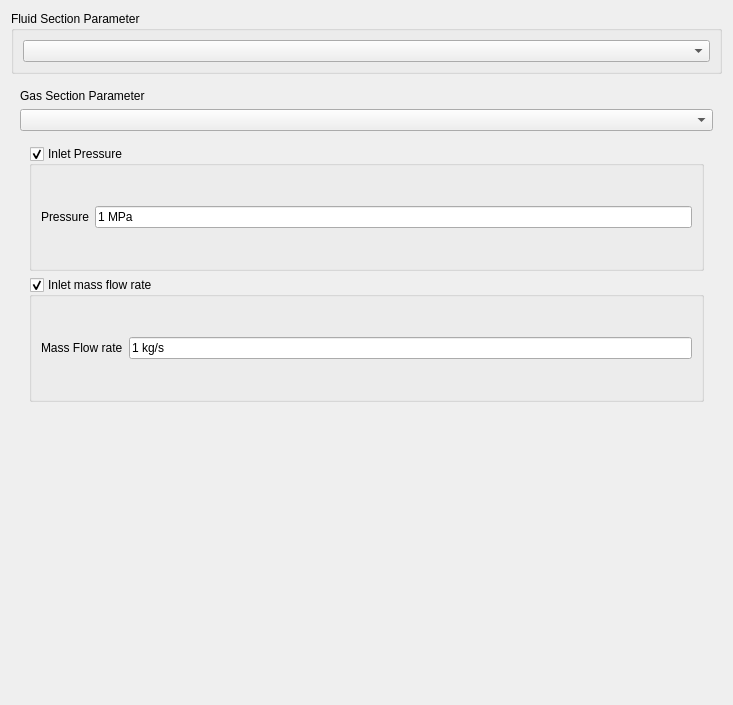
<?xml version="1.0" encoding="UTF-8"?>
<ui version="4.0">
 <class>Form</class>
 <widget class="QWidget" name="Form">
  <property name="geometry">
   <rect>
    <x>0</x>
    <y>0</y>
    <width>733</width>
    <height>705</height>
   </rect>
  </property>
  <property name="windowTitle">
   <string>Form</string>
  </property>
  <layout class="QVBoxLayout" name="verticalLayout_11">
   <item>
    <widget class="QGroupBox" name="groupBox_3">
     <property name="maximumSize">
      <size>
       <width>16777215</width>
       <height>1677215</height>
      </size>
     </property>
     <property name="title">
      <string>Fluid Section Parameter</string>
     </property>
     <layout class="QVBoxLayout" name="verticalLayout_5">
      <item>
       <widget class="QComboBox" name="cb_section_type"/>
      </item>
     </layout>
    </widget>
   </item>
   <item>
    <widget class="QStackedWidget" name="sw_section_type">
     <property name="currentIndex">
      <number>1</number>
     </property>
     <widget class="QWidget" name="page">
      <layout class="QVBoxLayout" name="verticalLayout_8">
       <item>
        <widget class="QLabel" name="label">
         <property name="text">
          <string>Liquid Section Parameter</string>
         </property>
        </widget>
       </item>
       <item>
        <widget class="QComboBox" name="cb_liquid_section_type"/>
       </item>
       <item>
        <widget class="QStackedWidget" name="sw_liquid_section_type">
         <property name="currentIndex">
          <number>5</number>
         </property>
         <widget class="QWidget" name="page_4">
          <layout class="QVBoxLayout" name="verticalLayout">
           <item>
            <layout class="QHBoxLayout" name="horizontalLayout">
             <item>
              <widget class="QLabel" name="label_4">
               <property name="text">
                <string>Pipe Area </string>
               </property>
              </widget>
             </item>
             <item>
              <widget class="Gui::InputField" name="if_manning_area">
               <property name="text">
                <string>0 mm^2</string>
               </property>
               <property name="unit" stdset="0">
                <string notr="true">mm^2</string>
               </property>
              </widget>
             </item>
            </layout>
           </item>
           <item>
            <layout class="QHBoxLayout" name="horizontalLayout_2">
             <item>
              <widget class="QLabel" name="label_5">
               <property name="text">
                <string>Hydraulic Radius</string>
               </property>
              </widget>
             </item>
             <item>
              <widget class="Gui::InputField" name="if_manning_radius">
               <property name="text">
                <string>0 mm</string>
               </property>
               <property name="unit" stdset="0">
                <string notr="true">mm</string>
               </property>
              </widget>
             </item>
            </layout>
           </item>
           <item>
            <layout class="QHBoxLayout" name="horizontalLayout_3">
             <item>
              <widget class="QLabel" name="label_6">
               <property name="text">
                <string>Manning Coefficient</string>
               </property>
              </widget>
             </item>
             <item>
              <widget class="QDoubleSpinBox" name="sb_manning_coefficient">
               <property name="decimals">
                <number>3</number>
               </property>
               <property name="maximum">
                <double>1.000000000000000</double>
               </property>
               <property name="singleStep">
                <double>0.001000000000000</double>
               </property>
              </widget>
             </item>
            </layout>
           </item>
          </layout>
         </widget>
         <widget class="QWidget" name="page_5">
          <layout class="QVBoxLayout" name="verticalLayout_6">
           <item>
            <layout class="QHBoxLayout" name="horizontalLayout_4">
             <item>
              <widget class="QLabel" name="label_7">
               <property name="text">
                <string>Initial Area</string>
               </property>
              </widget>
             </item>
             <item>
              <widget class="Gui::InputField" name="if_enlarge_area1">
               <property name="text">
                <string>0 mm^2</string>
               </property>
               <property name="unit" stdset="0">
                <string notr="true">mm^2</string>
               </property>
              </widget>
             </item>
            </layout>
           </item>
           <item>
            <layout class="QHBoxLayout" name="horizontalLayout_5">
             <item>
              <widget class="QLabel" name="label_8">
               <property name="text">
                <string>Enlarged Area</string>
               </property>
              </widget>
             </item>
             <item>
              <widget class="Gui::InputField" name="if_enlarge_area2">
               <property name="text">
                <string>0 mm^2</string>
               </property>
               <property name="unit" stdset="0">
                <string notr="true">mm^2</string>
               </property>
              </widget>
             </item>
            </layout>
           </item>
          </layout>
         </widget>
         <widget class="QWidget" name="page_6">
          <layout class="QVBoxLayout" name="verticalLayout_7">
           <item>
            <layout class="QHBoxLayout" name="horizontalLayout_7">
             <item>
              <widget class="QLabel" name="label_10">
               <property name="text">
                <string>Initial Area</string>
               </property>
              </widget>
             </item>
             <item>
              <widget class="Gui::InputField" name="if_contract_area1">
               <property name="text">
                <string>0 mm^2</string>
               </property>
               <property name="unit" stdset="0">
                <string notr="true">mm^2</string>
               </property>
              </widget>
             </item>
            </layout>
           </item>
           <item>
            <layout class="QHBoxLayout" name="horizontalLayout_6">
             <item>
              <widget class="QLabel" name="label_9">
               <property name="text">
                <string>Contracted Area</string>
               </property>
              </widget>
             </item>
             <item>
              <widget class="Gui::InputField" name="if_contract_area2">
               <property name="text">
                <string>0 mm^2</string>
               </property>
               <property name="unit" stdset="0">
                <string notr="true">mm^2</string>
               </property>
              </widget>
             </item>
            </layout>
           </item>
          </layout>
         </widget>
         <widget class="QWidget" name="page_7">
          <layout class="QVBoxLayout" name="verticalLayout_13">
           <item>
            <widget class="QGroupBox" name="gb_inletpressure">
             <property name="title">
              <string>Inlet Pressure</string>
             </property>
             <property name="checkable">
              <bool>true</bool>
             </property>
             <layout class="QVBoxLayout" name="verticalLayout_9">
              <item>
               <layout class="QHBoxLayout" name="horizontalLayout_8">
                <item>
                 <widget class="QLabel" name="label_11">
                  <property name="text">
                   <string>Pressure</string>
                  </property>
                 </widget>
                </item>
                <item>
                 <widget class="Gui::InputField" name="if_inletpressure">
                  <property name="enabled">
                   <bool>true</bool>
                  </property>
                  <property name="text">
                   <string/>
                  </property>
                  <property name="unit" stdset="0">
                   <string notr="true">MPa</string>
                  </property>
                 </widget>
                </item>
               </layout>
              </item>
             </layout>
            </widget>
           </item>
           <item>
            <widget class="QGroupBox" name="gb_inletflowrate">
             <property name="title">
              <string>Inlet Mass Flow Rate</string>
             </property>
             <property name="checkable">
              <bool>true</bool>
             </property>
             <layout class="QVBoxLayout" name="verticalLayout_12">
              <item>
               <layout class="QHBoxLayout" name="horizontalLayout_10">
                <item>
                 <widget class="QLabel" name="label_13">
                  <property name="text">
                   <string>Mass flow rate</string>
                  </property>
                 </widget>
                </item>
                <item>
                 <widget class="Gui::InputField" name="if_inletflowrate">
                  <property name="text">
                   <string>1 kg/s</string>
                  </property>
                  <property name="unit" stdset="0">
                   <string notr="true">kg/s</string>
                  </property>
                 </widget>
                </item>
               </layout>
              </item>
             </layout>
            </widget>
           </item>
          </layout>
         </widget>
         <widget class="QWidget" name="page_8">
          <layout class="QVBoxLayout" name="verticalLayout_15">
           <item>
            <widget class="QGroupBox" name="gb_outletpressure">
             <property name="title">
              <string>Outlet Pressure</string>
             </property>
             <property name="checkable">
              <bool>true</bool>
             </property>
             <layout class="QVBoxLayout" name="verticalLayout_10">
              <item>
               <layout class="QHBoxLayout" name="horizontalLayout_9">
                <item>
                 <widget class="QLabel" name="label_12">
                  <property name="text">
                   <string>Pressure</string>
                  </property>
                 </widget>
                </item>
                <item>
                 <widget class="Gui::InputField" name="if_outletpressure">
                  <property name="text">
                   <string/>
                  </property>
                  <property name="unit" stdset="0">
                   <string notr="true">MPa</string>
                  </property>
                 </widget>
                </item>
               </layout>
              </item>
             </layout>
            </widget>
           </item>
           <item>
            <widget class="QGroupBox" name="gb_outletflowrate">
             <property name="title">
              <string>Outlet Mass Flow Rate</string>
             </property>
             <property name="checkable">
              <bool>true</bool>
             </property>
             <layout class="QVBoxLayout" name="verticalLayout_14">
              <item>
               <layout class="QHBoxLayout" name="horizontalLayout_11">
                <item>
                 <widget class="QLabel" name="label_14">
                  <property name="text">
                   <string>Mass flow rate</string>
                  </property>
                 </widget>
                </item>
                <item>
                 <widget class="Gui::InputField" name="if_outletflowrate">
                  <property name="text">
                   <string>1 kg/s</string>
                  </property>
                  <property name="unit" stdset="0">
                   <string notr="true">kg/s</string>
                  </property>
                 </widget>
                </item>
               </layout>
              </item>
             </layout>
            </widget>
           </item>
          </layout>
         </widget>
         <widget class="QWidget" name="page_9">
          <layout class="QVBoxLayout" name="verticalLayout_16">
           <item>
            <layout class="QHBoxLayout" name="horizontalLayout_13">
             <item>
              <widget class="QLabel" name="label_15">
               <property name="text">
                <string>Pipe Area</string>
               </property>
              </widget>
             </item>
             <item>
              <widget class="Gui::InputField" name="if_entrance_pipe_area">
               <property name="text">
                <string>0 mm^2</string>
               </property>
               <property name="unit" stdset="0">
                <string notr="true">mm^2</string>
               </property>
              </widget>
             </item>
            </layout>
           </item>
           <item>
            <layout class="QHBoxLayout" name="horizontalLayout_14">
             <item>
              <widget class="QLabel" name="label_16">
               <property name="text">
                <string>Entrance Area</string>
               </property>
              </widget>
             </item>
             <item>
              <widget class="Gui::InputField" name="if_entrance_area">
               <property name="text">
                <string>0 mm^2</string>
               </property>
               <property name="unit" stdset="0">
                <string notr="true">mm^2</string>
               </property>
              </widget>
             </item>
            </layout>
           </item>
          </layout>
         </widget>
         <widget class="QWidget" name="page_10">
          <layout class="QVBoxLayout" name="verticalLayout_17">
           <item>
            <layout class="QHBoxLayout" name="horizontalLayout_15">
             <item>
              <widget class="QLabel" name="label_17">
               <property name="text">
                <string>Pipe Area</string>
               </property>
              </widget>
             </item>
             <item>
              <widget class="Gui::InputField" name="if_diaphragm_pipe_area">
               <property name="text">
                <string>0 mm^2</string>
               </property>
               <property name="unit" stdset="0">
                <string notr="true">mm^2</string>
               </property>
              </widget>
             </item>
            </layout>
           </item>
           <item>
            <layout class="QHBoxLayout" name="horizontalLayout_16">
             <item>
              <widget class="QLabel" name="label_18">
               <property name="text">
                <string>Diaphragm Area</string>
               </property>
              </widget>
             </item>
             <item>
              <widget class="Gui::InputField" name="if_diaphragm_area">
               <property name="text">
                <string>0 mm^2</string>
               </property>
               <property name="unit" stdset="0">
                <string notr="true">mm^2</string>
               </property>
              </widget>
             </item>
            </layout>
           </item>
          </layout>
         </widget>
         <widget class="QWidget" name="page_11">
          <layout class="QVBoxLayout" name="verticalLayout_18">
           <item>
            <layout class="QHBoxLayout" name="horizontalLayout_17">
             <item>
              <widget class="QLabel" name="label_19">
               <property name="text">
                <string>Pipe Area</string>
               </property>
              </widget>
             </item>
             <item>
              <widget class="Gui::InputField" name="if_bend_pipe_area">
               <property name="text">
                <string>0 mm^2</string>
               </property>
               <property name="unit" stdset="0">
                <string notr="true">mm^2</string>
               </property>
              </widget>
             </item>
            </layout>
           </item>
           <item>
            <layout class="QHBoxLayout" name="horizontalLayout_18">
             <item>
              <widget class="QLabel" name="label_20">
               <property name="text">
                <string>Bend Radius/Pipe Diameter</string>
               </property>
              </widget>
             </item>
             <item>
              <widget class="QDoubleSpinBox" name="sb_bradius_pdiameter">
               <property name="decimals">
                <number>3</number>
               </property>
               <property name="minimum">
                <double>1.000000000000000</double>
               </property>
               <property name="maximum">
                <double>9999999.000000000000000</double>
               </property>
               <property name="singleStep">
                <double>0.100000000000000</double>
               </property>
              </widget>
             </item>
            </layout>
           </item>
           <item>
            <layout class="QHBoxLayout" name="horizontalLayout_19">
             <item>
              <widget class="QLabel" name="label_21">
               <property name="text">
                <string>Bend Angle</string>
               </property>
              </widget>
             </item>
             <item>
              <widget class="QDoubleSpinBox" name="sb_bend_angle">
               <property name="decimals">
                <number>3</number>
               </property>
               <property name="maximum">
                <double>360.000000000000000</double>
               </property>
               <property name="singleStep">
                <double>1.000000000000000</double>
               </property>
              </widget>
             </item>
            </layout>
           </item>
           <item>
            <layout class="QHBoxLayout" name="horizontalLayout_20">
             <item>
              <widget class="QLabel" name="label_22">
               <property name="text">
                <string>Head loss coefficient</string>
               </property>
              </widget>
             </item>
             <item>
              <widget class="QDoubleSpinBox" name="sb_bend_loss_coefficient">
               <property name="decimals">
                <number>3</number>
               </property>
               <property name="maximum">
                <double>1.000000000000000</double>
               </property>
               <property name="singleStep">
                <double>0.001000000000000</double>
               </property>
              </widget>
             </item>
            </layout>
           </item>
          </layout>
         </widget>
         <widget class="QWidget" name="page_12">
          <layout class="QVBoxLayout" name="verticalLayout_19">
           <item>
            <layout class="QHBoxLayout" name="horizontalLayout_21">
             <item>
              <widget class="QLabel" name="label_23">
               <property name="text">
                <string>Pipe Area</string>
               </property>
              </widget>
             </item>
             <item>
              <widget class="Gui::InputField" name="if_gatevalve_pipe_area">
               <property name="text">
                <string>0 mm^2</string>
               </property>
               <property name="unit" stdset="0">
                <string notr="true">mm^2</string>
               </property>
              </widget>
             </item>
            </layout>
           </item>
           <item>
            <layout class="QHBoxLayout" name="horizontalLayout_22">
             <item>
              <widget class="QLabel" name="label_24">
               <property name="text">
                <string>Gate valve closing coefficient</string>
               </property>
              </widget>
             </item>
             <item>
              <widget class="QDoubleSpinBox" name="sb_gatevalve_closing_coeff">
               <property name="decimals">
                <number>3</number>
               </property>
               <property name="minimum">
                <double>0.125000000000000</double>
               </property>
               <property name="maximum">
                <double>1.000000000000000</double>
               </property>
               <property name="singleStep">
                <double>0.100000000000000</double>
               </property>
              </widget>
             </item>
            </layout>
           </item>
          </layout>
         </widget>
         <widget class="QWidget" name="page_13">
          <layout class="QVBoxLayout" name="verticalLayout_21">
           <item>
            <layout class="QVBoxLayout" name="verticalLayout_20">
             <item>
              <widget class="QLabel" name="label_25">
               <property name="text">
                <string>Pump Characteristic</string>
               </property>
              </widget>
             </item>
             <item>
              <widget class="QTableWidget" name="tw_pump_characteristics">
               <row>
                <property name="text">
                 <string>1</string>
                </property>
               </row>
               <row>
                <property name="text">
                 <string>2</string>
                </property>
               </row>
               <row>
                <property name="text">
                 <string>3</string>
                </property>
               </row>
               <row>
                <property name="text">
                 <string>4</string>
                </property>
               </row>
               <row>
                <property name="text">
                 <string>5</string>
                </property>
               </row>
               <column>
                <property name="text">
                 <string>Flow rate [mm^3/s]</string>
                </property>
               </column>
               <column>
                <property name="text">
                 <string>Head Loss[mm]</string>
                </property>
               </column>
               <item row="0" column="0">
                <property name="text">
                 <string/>
                </property>
               </item>
               <item row="0" column="1">
                <property name="text">
                 <string/>
                </property>
               </item>
               <item row="1" column="0">
                <property name="text">
                 <string/>
                </property>
               </item>
               <item row="1" column="1">
                <property name="text">
                 <string/>
                </property>
               </item>
               <item row="2" column="0">
                <property name="text">
                 <string/>
                </property>
               </item>
               <item row="2" column="1">
                <property name="text">
                 <string/>
                </property>
               </item>
               <item row="3" column="0">
                <property name="text">
                 <string/>
                </property>
               </item>
               <item row="3" column="1">
                <property name="text">
                 <string/>
                </property>
               </item>
               <item row="4" column="0">
                <property name="text">
                 <string/>
                </property>
               </item>
               <item row="4" column="1">
                <property name="text">
                 <string/>
                </property>
               </item>
              </widget>
             </item>
            </layout>
           </item>
          </layout>
         </widget>
         <widget class="QWidget" name="page_14">
          <layout class="QVBoxLayout" name="verticalLayout_22">
           <item>
            <layout class="QHBoxLayout" name="horizontalLayout_23">
             <item>
              <widget class="QLabel" name="label_26">
               <property name="text">
                <string>Pipe Area</string>
               </property>
              </widget>
             </item>
             <item>
              <widget class="Gui::InputField" name="if_colebrooke_pipe_area">
               <property name="text">
                <string>0 mm^2</string>
               </property>
               <property name="unit" stdset="0">
                <string notr="true">mm^2</string>
               </property>
              </widget>
             </item>
            </layout>
           </item>
           <item>
            <layout class="QHBoxLayout" name="horizontalLayout_24">
             <item>
              <widget class="QLabel" name="label_27">
               <property name="text">
                <string>Hydraulic Radius</string>
               </property>
              </widget>
             </item>
             <item>
              <widget class="Gui::InputField" name="if_colebrooke_radius">
               <property name="text">
                <string>0 mm</string>
               </property>
               <property name="unit" stdset="0">
                <string notr="true">mm</string>
               </property>
              </widget>
             </item>
            </layout>
           </item>
           <item>
            <layout class="QHBoxLayout" name="horizontalLayout_25">
             <item>
              <widget class="QLabel" name="label_28">
               <property name="text">
                <string>Grain diameter</string>
               </property>
              </widget>
             </item>
             <item>
              <widget class="Gui::InputField" name="if_colebrooke_grain_diameter">
               <property name="text">
                <string>0 mm</string>
               </property>
               <property name="unit" stdset="0">
                <string notr="true">mm</string>
               </property>
              </widget>
             </item>
            </layout>
           </item>
           <item>
            <layout class="QHBoxLayout" name="horizontalLayout_26">
             <item>
              <widget class="QLabel" name="label_29">
               <property name="text">
                <string>Cross section form factor</string>
               </property>
              </widget>
             </item>
             <item>
              <widget class="QDoubleSpinBox" name="sb_colebrooke_form_factor">
               <property name="decimals">
                <number>3</number>
               </property>
               <property name="minimum">
                <double>0.000000000000000</double>
               </property>
               <property name="maximum">
                <double>1.000000000000000</double>
               </property>
               <property name="singleStep">
                <double>0.100000000000000</double>
               </property>
               <property name="value">
                <double>1.000000000000000</double>
               </property>
              </widget>
             </item>
            </layout>
           </item>
          </layout>
         </widget>
        </widget>
       </item>
       <item>
        <spacer name="verticalSpacer">
         <property name="orientation">
          <enum>Qt::Vertical</enum>
         </property>
         <property name="sizeHint" stdset="0">
          <size>
           <width>20</width>
           <height>40</height>
          </size>
         </property>
        </spacer>
       </item>
      </layout>
     </widget>
     <widget class="QWidget" name="page_2">
      <layout class="QVBoxLayout" name="verticalLayout_3">
       <item>
        <widget class="QLabel" name="label_2">
         <property name="text">
          <string>Gas Section Parameter</string>
         </property>
        </widget>
       </item>
       <item>
        <widget class="QComboBox" name="cb_gas_section_type"/>
       </item>
       <item>
        <widget class="QStackedWidget" name="sw_gas_section_type">
         <widget class="QWidget" name="page_15">
          <property name="enabled">
           <bool>true</bool>
          </property>
          <property name="autoFillBackground">
           <bool>false</bool>
          </property>
          <layout class="QVBoxLayout" name="verticalLayout_2">
           <item>
            <widget class="QGroupBox" name="gb_inletpressuregas">
             <property name="title">
              <string>Inlet Pressure</string>
             </property>
             <property name="checkable">
              <bool>true</bool>
             </property>
             <property name="checked">
              <bool>true</bool>
             </property>
             <layout class="QVBoxLayout" name="verticalLayout_24">
              <item>
               <layout class="QHBoxLayout" name="horizontalLayout_12">
                <item>
                 <widget class="QLabel" name="label_30">
                  <property name="text">
                   <string>Pressure</string>
                  </property>
                 </widget>
                </item>
                <item>
                 <widget class="Gui::InputField" name="if_inletpressuregas">
                  <property name="enabled">
                   <bool>true</bool>
                  </property>
                  <property name="text">
                   <string>1 MPa</string>
                  </property>
                  <property name="unit" stdset="0">
                   <string notr="true">MPa</string>
                  </property>
                 </widget>
                </item>
               </layout>
              </item>
             </layout>
            </widget>
           </item>
           <item>
            <widget class="QGroupBox" name="gb_inletflowrategas">
             <property name="title">
              <string>Inlet mass flow rate</string>
             </property>
             <property name="checkable">
              <bool>true</bool>
             </property>
             <property name="checked">
              <bool>true</bool>
             </property>
             <layout class="QVBoxLayout" name="verticalLayout_25">
              <item>
               <layout class="QHBoxLayout" name="horizontalLayout_29">
                <item>
                 <widget class="QLabel" name="label_31">
                  <property name="text">
                   <string>Mass Flow rate</string>
                  </property>
                 </widget>
                </item>
                <item>
                 <widget class="Gui::InputField" name="if_inletflowrategas">
                  <property name="text">
                   <string>1 kg/s</string>
                  </property>
                  <property name="unit" stdset="0">
                   <string notr="true">kg/s</string>
                  </property>
                 </widget>
                </item>
               </layout>
              </item>
             </layout>
            </widget>
           </item>
          </layout>
         </widget>
         <widget class="QWidget" name="page_16">
          <layout class="QVBoxLayout" name="verticalLayout_23">
           <item>
            <widget class="QGroupBox" name="gb_outletpressuregas">
             <property name="title">
              <string>Outlet pressure</string>
             </property>
             <property name="checkable">
              <bool>true</bool>
             </property>
             <property name="checked">
              <bool>true</bool>
             </property>
             <layout class="QVBoxLayout" name="verticalLayout_26">
              <item>
               <layout class="QHBoxLayout" name="horizontalLayout_30">
                <item>
                 <widget class="QLabel" name="label_32">
                  <property name="text">
                   <string>Pressure</string>
                  </property>
                 </widget>
                </item>
                <item>
                 <widget class="Gui::InputField" name="if_outletpressuregas">
                  <property name="enabled">
                   <bool>true</bool>
                  </property>
                  <property name="text">
                   <string>1 MPa</string>
                  </property>
                  <property name="unit" stdset="0">
                   <string notr="true"> MPa</string>
                  </property>
                 </widget>
                </item>
               </layout>
              </item>
             </layout>
            </widget>
           </item>
           <item>
            <widget class="QGroupBox" name="gb_outletflowrategas">
             <property name="title">
              <string>Outlet Mass flow rate</string>
             </property>
             <property name="checkable">
              <bool>true</bool>
             </property>
             <property name="checked">
              <bool>true</bool>
             </property>
             <layout class="QVBoxLayout" name="verticalLayout_27">
              <item>
               <layout class="QHBoxLayout" name="horizontalLayout_32">
                <item>
                 <widget class="QLabel" name="label_34">
                  <property name="text">
                   <string>Mass Flow rate</string>
                  </property>
                 </widget>
                </item>
                <item>
                 <widget class="Gui::InputField" name="if_outletflowrategas">
                  <property name="text">
                   <string>1 kg/s</string>
                  </property>
                  <property name="unit" stdset="0">
                   <string notr="true">kg/s</string>
                  </property>
                 </widget>
                </item>
               </layout>
              </item>
             </layout>
            </widget>
           </item>
          </layout>
         </widget>
         <widget class="QWidget" name="page_17">
          <layout class="QVBoxLayout" name="verticalLayout_28">
           <item>
            <layout class="QHBoxLayout" name="gb_pipediametergas">
             <item>
              <widget class="QLabel" name="label_35">
               <property name="text">
                <string>Pipe Diameter</string>
               </property>
              </widget>
             </item>
             <item>
              <widget class="Gui::InputField" name="if_gaspipe_diameter">
               <property name="text">
                <string>0 mm</string>
               </property>
               <property name="unit" stdset="0">
                <string notr="true">mm</string>
               </property>
              </widget>
             </item>
            </layout>
           </item>
           <item>
            <layout class="QHBoxLayout" name="gb_graindiagas">
             <item>
              <widget class="QLabel" name="label_36">
               <property name="text">
                <string>Grain Diameter</string>
               </property>
              </widget>
             </item>
             <item>
              <widget class="Gui::InputField" name="if_gaspipe_grain_diameter">
               <property name="text">
                <string>0 mm</string>
               </property>
               <property name="unit" stdset="0">
                <string notr="true">mm</string>
               </property>
              </widget>
             </item>
            </layout>
           </item>
           <item>
            <layout class="QHBoxLayout" name="gb_crosssectionfacgas">
             <item>
              <widget class="QLabel" name="label_37">
               <property name="text">
                <string>Cross section form factor</string>
               </property>
              </widget>
             </item>
             <item>
              <widget class="QDoubleSpinBox" name="sb_gaspipe_form_factor">
               <property name="decimals">
                <number>3</number>
               </property>
               <property name="minimum">
                <double>0.000000000000000</double>
               </property>
               <property name="maximum">
                <double>1.000000000000000</double>
               </property>
               <property name="singleStep">
                <double>0.100000000000000</double>
               </property>
               <property name="value">
                <double>1.000000000000000</double>
               </property>
              </widget>
             </item>
            </layout>
           </item>
          </layout>
         </widget>
         <widget class="QWidget" name="page_18">
          <layout class="QVBoxLayout" name="verticalLayout_29">
           <item>
            <layout class="QHBoxLayout" name="horizontalLayout_34">
             <item>
              <widget class="QLabel" name="label_38">
               <property name="text">
                <string>Crosssection Inlet</string>
               </property>
              </widget>
             </item>
             <item>
              <widget class="Gui::InputField" name="if_gaspipe_inlet_area_1">
               <property name="text">
                <string>0 mm^2</string>
               </property>
               <property name="unit" stdset="0">
                <string notr="true">mm^2</string>
               </property>
              </widget>
             </item>
            </layout>
           </item>
           <item>
            <layout class="QHBoxLayout" name="horizontalLayout_35">
             <item>
              <widget class="QLabel" name="label_39">
               <property name="text">
                <string>Crosssection Branch 1</string>
               </property>
              </widget>
             </item>
             <item>
              <widget class="Gui::InputField" name="if_gaspipe_branch_area_1">
               <property name="text">
                <string>0 mm^2</string>
               </property>
               <property name="unit" stdset="0">
                <string notr="true">mm^2</string>
               </property>
              </widget>
             </item>
            </layout>
           </item>
           <item>
            <layout class="QHBoxLayout" name="horizontalLayout_36">
             <item>
              <widget class="QLabel" name="label_40">
               <property name="text">
                <string>Crosssection Branch 2</string>
               </property>
              </widget>
             </item>
             <item>
              <widget class="Gui::InputField" name="if_gaspipe_branch_area_2">
               <property name="text">
                <string>0 mm^2</string>
               </property>
               <property name="unit" stdset="0">
                <string notr="true">mm^2</string>
               </property>
              </widget>
             </item>
            </layout>
           </item>
           <item>
            <layout class="QHBoxLayout" name="horizontalLayout_37">
             <item>
              <widget class="QLabel" name="label_41">
               <property name="text">
                <string>Branch 1 Angle</string>
               </property>
              </widget>
             </item>
             <item>
              <widget class="QDoubleSpinBox" name="gas_outlet_angle_1">
               <property name="decimals">
                <number>3</number>
               </property>
               <property name="maximum">
                <double>360.000000000000000</double>
               </property>
               <property name="singleStep">
                <double>1.000000000000000</double>
               </property>
              </widget>
             </item>
            </layout>
           </item>
           <item>
            <layout class="QHBoxLayout" name="horizontalLayout_38">
             <item>
              <widget class="QLabel" name="label_42">
               <property name="text">
                <string>Branch 2 Angle</string>
               </property>
              </widget>
             </item>
             <item>
              <widget class="QDoubleSpinBox" name="gas_outlet_angle_2">
               <property name="decimals">
                <number>3</number>
               </property>
               <property name="maximum">
                <double>360.000000000000000</double>
               </property>
               <property name="singleStep">
                <double>1.000000000000000</double>
               </property>
              </widget>
             </item>
            </layout>
           </item>
           <item>
            <widget class="QLabel" name="label_49">
             <property name="text">
              <string>Select geometry in the following order: inlet 1, outlet 1 ,outlet 2</string>
             </property>
            </widget>
           </item>
          </layout>
         </widget>
         <widget class="QWidget" name="page_19">
          <layout class="QVBoxLayout" name="verticalLayout_30">
           <item>
            <layout class="QHBoxLayout" name="horizontalLayout_39">
             <item>
              <widget class="QLabel" name="label_43">
               <property name="text">
                <string>Crosssection Inlet 1</string>
               </property>
              </widget>
             </item>
             <item>
              <widget class="Gui::InputField" name="if_gaspipe_joint_area_1">
               <property name="text">
                <string>0 mm^2</string>
               </property>
               <property name="unit" stdset="0">
                <string notr="true">mm^2</string>
               </property>
              </widget>
             </item>
            </layout>
           </item>
           <item>
            <layout class="QHBoxLayout" name="horizontalLayout_40">
             <item>
              <widget class="QLabel" name="label_44">
               <property name="text">
                <string>Crosssection Inlet 2</string>
               </property>
              </widget>
             </item>
             <item>
              <widget class="Gui::InputField" name="if_gaspipe_joint_area_2">
               <property name="text">
                <string>0 mm^2</string>
               </property>
               <property name="unit" stdset="0">
                <string notr="true">mm^2</string>
               </property>
              </widget>
             </item>
            </layout>
           </item>
           <item>
            <layout class="QHBoxLayout" name="horizontalLayout_41">
             <item>
              <widget class="QLabel" name="label_45">
               <property name="text">
                <string>Crosssection Outlet</string>
               </property>
              </widget>
             </item>
             <item>
              <widget class="Gui::InputField" name="if_gaspipe_outlet_area_3">
               <property name="text">
                <string>0 mm^2</string>
               </property>
               <property name="unit" stdset="0">
                <string notr="true">mm^2</string>
               </property>
              </widget>
             </item>
            </layout>
           </item>
           <item>
            <layout class="QHBoxLayout" name="horizontalLayout_42">
             <item>
              <widget class="QLabel" name="label_46">
               <property name="text">
                <string>Branch 1 Angle</string>
               </property>
              </widget>
             </item>
             <item>
              <widget class="QDoubleSpinBox" name="gas_inlet_angle_1">
               <property name="decimals">
                <number>3</number>
               </property>
               <property name="maximum">
                <double>360.000000000000000</double>
               </property>
               <property name="singleStep">
                <double>1.000000000000000</double>
               </property>
              </widget>
             </item>
            </layout>
           </item>
           <item>
            <layout class="QHBoxLayout" name="horizontalLayout_43">
             <item>
              <widget class="QLabel" name="label_47">
               <property name="text">
                <string>Branch 2 Angle</string>
               </property>
              </widget>
             </item>
             <item>
              <widget class="QDoubleSpinBox" name="gas_inlet_angle_2">
               <property name="decimals">
                <number>3</number>
               </property>
               <property name="maximum">
                <double>360.000000000000000</double>
               </property>
               <property name="singleStep">
                <double>1.000000000000000</double>
               </property>
              </widget>
             </item>
            </layout>
           </item>
           <item>
            <widget class="QLabel" name="label_48">
             <property name="text">
              <string>Select geometry in the following order: inlet 1, inlet 2 ,outlet </string>
             </property>
            </widget>
           </item>
          </layout>
         </widget>
        </widget>
       </item>
       <item>
        <spacer name="verticalSpacer_2">
         <property name="orientation">
          <enum>Qt::Vertical</enum>
         </property>
         <property name="sizeHint" stdset="0">
          <size>
           <width>20</width>
           <height>40</height>
          </size>
         </property>
        </spacer>
       </item>
      </layout>
     </widget>
     <widget class="QWidget" name="page_3">
      <layout class="QVBoxLayout" name="verticalLayout_4">
       <item>
        <widget class="QLabel" name="label_3">
         <property name="text">
          <string>Open Channel Section Parameter</string>
         </property>
        </widget>
       </item>
       <item>
        <widget class="QComboBox" name="cb_channel_section_type"/>
       </item>
       <item>
        <spacer name="verticalSpacer_3">
         <property name="orientation">
          <enum>Qt::Vertical</enum>
         </property>
         <property name="sizeHint" stdset="0">
          <size>
           <width>20</width>
           <height>40</height>
          </size>
         </property>
        </spacer>
       </item>
      </layout>
     </widget>
    </widget>
   </item>
  </layout>
 </widget>
 <customwidgets>
  <customwidget>
   <class>Gui::InputField</class>
   <extends>QLineEdit</extends>
   <header>Gui/InputField.h</header>
  </customwidget>
 </customwidgets>
 <resources/>
 <connections/>
</ui>
